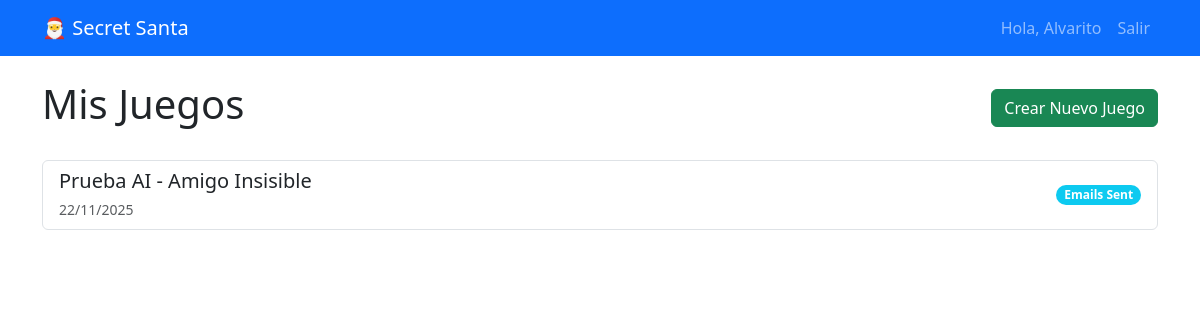
The app's page / (signed in), older data.
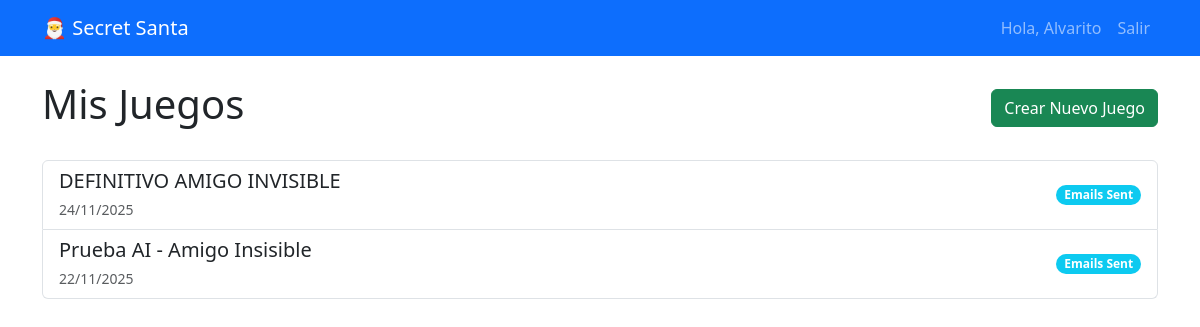
The same page, newer data.
### secretsanta/models.py (models this page shows, shortened)
class Game(models.Model):
    class Status(models.TextChoices):
        DRAFT = 'draft', _('Draft')
        DRAWN = 'drawn', _('Drawn')
        EMAILS_SENT = 'emails_sent', _('Emails Sent')
        EMAILS_ERROR = 'emails_error', _('Emails Error')
    owner = models.ForeignKey(User, on_delete=models.CASCADE, related_name='games')
    name = models.CharField(max_length=200)
    description = models.TextField(blank=True)
    created_at = models.DateTimeField(auto_now_add=True)
    updated_at = models.DateTimeField(auto_now=True)
    status = models.CharField(
        max_length=20,
        choices=Status.choices,
        default=Status.DRAFT,
    )

### secretsanta/views.py (the view)
# urls.py: path('', views.GameListView.as_view(), name='game_list'),
class GameListView(LoginRequiredMixin, ListView):
    model = Game
    template_name = 'secretsanta/game_list.html'
    context_object_name = 'games'
    def get_queryset(self):
        if self.request.user.is_superuser:
            return Game.objects.all().order_by('-created_at')
        return Game.objects.filter(owner=self.request.user).order_by('-created_at')

### secretsanta/templates/secretsanta/game_list.html (shortened to what this page needs)
{% extends 'base.html' %}
{% block content %}
<div class="d-flex justify-content-between align-items-center mb-4">
    <h1>{% if user.is_superuser %}Todos los Juegos{% else %}Mis Juegos{% endif %}</h1>
    <a href="{% url 'game_add' %}" class="btn btn-success">Crear Nuevo Juego</a>
</div>
{% if games %}
<div class="list-group">
    {% for game in games %}
    <a href="{% url 'game_detail' game.pk %}"
        class="list-group-item list-group-item-action d-flex justify-content-between align-items-center">
        <div>
            <h5 class="mb-1">
                {{ game.name }}
            </h5>
            <small class="text-muted">{{ game.created_at|date:"d/m/Y" }}</small>
        </div>
        <span
            class="badge bg-{% if game.status == 'draft' %}secondary{% elif game.status == 'drawn' %}primary{% else %}info{% endif %} rounded-pill">
            {{ game.get_status_display }}
        </span>
    </a>
    {% endfor %}
</div>
{% else %}
<div class="alert alert-info">
    No tienes juegos creados. ¡Crea uno para empezar!
</div>
{% endif %}
{% endblock %}

### secretsanta/templates/base.html (shortened to what this page needs)
<!DOCTYPE html>
<html lang="es">
<head>
    <link href="https://cdn.jsdelivr.net/npm/bootstrap@5.3.0/dist/css/bootstrap.min.css" rel="stylesheet">
</head>
<body>
    <nav class="navbar navbar-expand-lg navbar-dark bg-primary mb-4">
        <div class="container">
            <a class="navbar-brand" href="{% url 'game_list' %}">🎅 Secret Santa</a>
            <div class="collapse navbar-collapse" id="navbarNav">
                <ul class="navbar-nav ms-auto">
                    {% if user.is_authenticated %}
                        <li class="nav-item">
                            <span class="nav-link">Hola, {{ user.username }}</span>
                        </li>
                        <li class="nav-item">
                            <form action="{% url 'logout' %}" method="post" class="d-inline">
                                <button type="submit" class="btn btn-link nav-link">Salir</button>
                            </form>
                        </li>
                    {% else %}
                        <li class="nav-item">
                            <a class="nav-link" href="{% url 'login' %}">Entrar</a>
                        </li>
                    {% endif %}
                </ul>
            </div>
        </div>
    </nav>
    <div class="container">
        {% block content %}{% endblock %}
    </div>
</body>
</html>

Row changes from the older to the newer data that the page shows:
added Game: name "DEFINITIVO AMIGO INVISIBLE", created_at "24/11/2025", status "Emails Sent"
